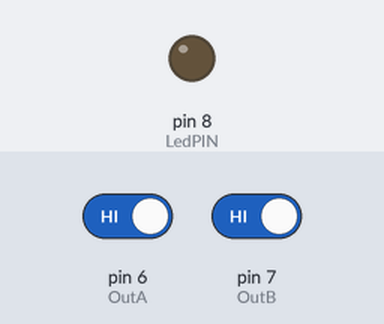
Simulated run of this sketch. Board: Arduino Uno, built with avr-gcc and run on an emulated ATmega328P. Parts: output pins drawn as LEDs (lit = HIGH). The test bench sets the inputs (shaded band); at power-on: pin 6 (OutA) HIGH, pin 7 (OutB) HIGH.

Above: at 1.2 s.
1.3 s: pin 6 (OutA) driven LOW
At 2.2 s:
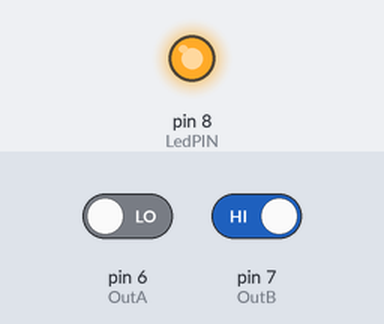
2.8 s: pin 6 (OutA) driven HIGH
At 3.3 s:
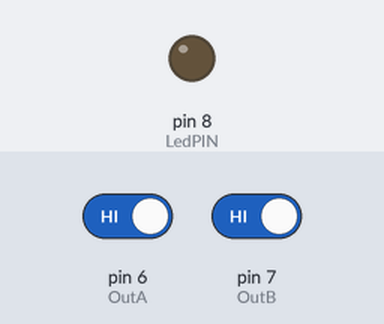
4.3 s: pin 7 (OutB) driven LOW
At 5.6 s:
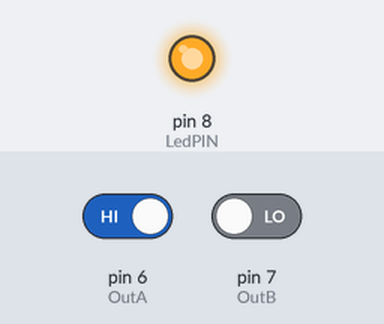
Timing chart, 0 to 7.3 s (numbered marks = the images above; inputs shaded):
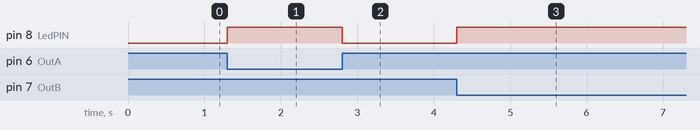

The sketch:

Rot.ino
```cpp
const int OutA = 6;
const int OutB = 7;
const int LedPIN = 8;

void setup() {
  pinMode(OutA, INPUT);
  pinMode(OutB, INPUT);
  pinMode(LedPIN, OUTPUT);
}

void loop() {
  int state1 = digitalRead(OutA);
  int state2 = digitalRead(OutB);

  if(state1 == LOW || state2 == LOW)
  {
    digitalWrite(LedPIN, HIGH);
  }
  else
  {
    digitalWrite(LedPIN, LOW);
  }
}
```

Measured:
- after the input at 1.3 s, pin 8 (LedPIN): LOW → HIGH at once
- after the input at 2.8 s, pin 8 (LedPIN): HIGH → LOW at once
- after the input at 4.3 s, pin 8 (LedPIN): LOW → HIGH at once
